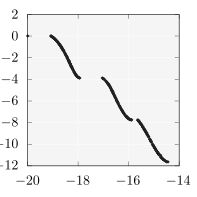

This chart was generated by the following gnuplot code:
set size square
unset key
set lmargin 2
set rmargin 1
set tmargin 1
set bmargin 2

set xtics 2
set ytics 2

# set format x "$%.1f$"
# set format y "$%.1f$"

plot 'kursawe_400_269_232.dat' u 1:2 w points lc rgb "#222222" pt 13 ps 0.8
